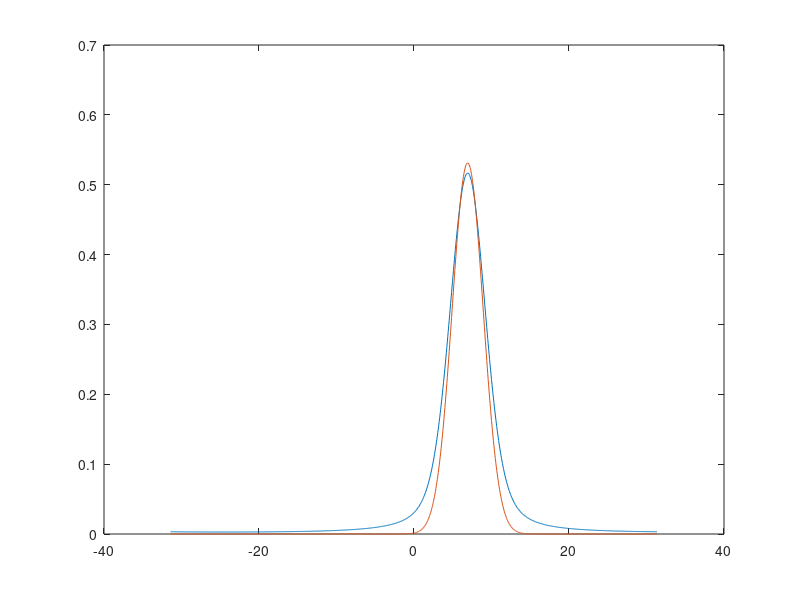

The MATLAB source for this figure:
% ===================================
% HOMEWORK 3B IN COMP.PHYS. - TASK 1
% ===================================
% By Victor Nilsson, Simon Nilsson
% 2015
%
% Length scale: 1 Å
% Time scale:   1 fs = 1e-15 s
% Energy scale: 1 eV

clear all, clc, close all

% ------ SIMULATION PARAMETERS ---------
hbar        = 1.054/1.602; % JS -> f eV s
d           = 0.5;
m           = 1.66/1.6*1e2;
p_0         = sqrt(0.1*2*m);
x_0         = 0;
dx          = 0.1;
n_points    = 1024;
dp          = 2*pi/(n_points*dx);


% ----------- VARIABLES ------------
% space samples
x = x_0+dx*(0:n_points-1);
% and the corresponding samples in momentum space
p = ((0:n_points-1)-n_points/2)*dp;
% ---- Functions handles ----
Gaussian_Wave_Packet = @(x)1/(pi*d^2)^(1/4)*exp(-(x-x_0).^2/(2*d^2)).*exp(1i*p_0*(x-x_0)/hbar);
% Fourier transform obtained via Mathematica
Gaussian_Packet_Fourier = @(p)(exp(1i*p*x_0 - (d^2*(p_0 - p*hbar).^2)./(2*hbar^2))./((d^(-2))^(1/4)*pi^(1/4)));
% ---------------------------------

% Sample-discretize the wave packet function
wave_packet = Gaussian_Wave_Packet(x)*dx;
fourier_prob = abs(Gaussian_Packet_Fourier(p));

temp = fftshift(fft(wave_packet));
plot(p,abs(temp).^2)
hold on
plot(p,fourier_prob)